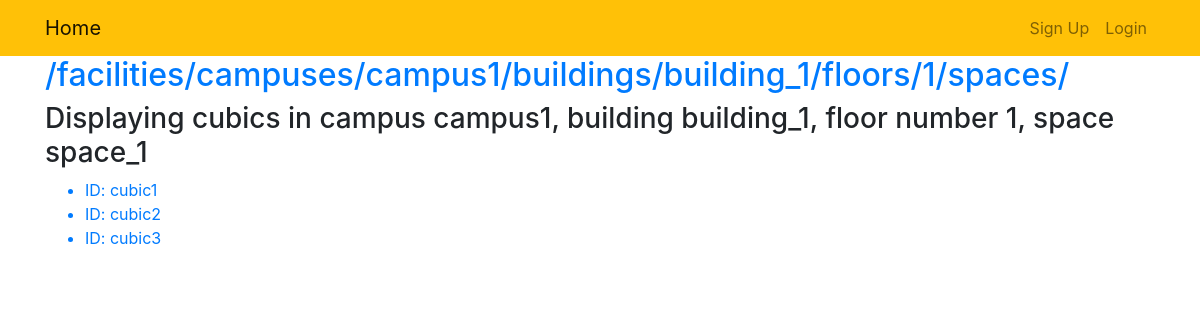
The app's page /facilities/campuses/campus1/buildings/building_1/floors/1/spaces/space_1/cubics/, older data.
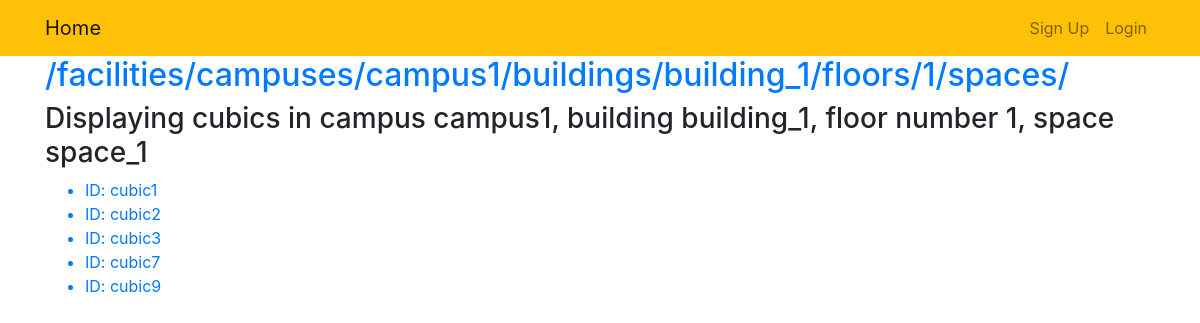
The same page, newer data.
### facilities/models.py (models this page shows, shortened)
class Cubic(models.Model):
    id = models.CharField(primary_key=True, max_length=MAX_LENGTH)
    type = models.CharField(choices=(('shared', 'shared'), ('private', 'private')), max_length=MAX_LENGTH)
    space = models.ForeignKey(Space, on_delete=models.CASCADE)
    business_group = models.ForeignKey(BusinessGroup, on_delete=models.CASCADE, null=True, blank=True)
    area = models.DecimalField(decimal_places=5, max_digits=10)

### facilities/views.py (the view)
def display_space(request, campus_id, building_id, floor_num, space_id):
    wanted_campus = get_object_or_404(Campus, id=campus_id)
    wanted_building = get_object_or_404(Building, campus=wanted_campus, id=building_id)
    wanted_floor = get_object_or_404(Floor, building=wanted_building, floor_num=int(floor_num))
    wanted_space = get_object_or_404(Space, floor=wanted_floor, id=space_id)
    cubics = Cubic.objects.filter(space=wanted_space)
    return render(request, 'facilities/cubics.html', {'items': cubics, 'campus_id': campus_id,
                                                      'building_id': building_id,
                                                      'floor_num': floor_num, 'space_id': space_id})

### facilities/templates/facilities/cubics.html
{% extends 'custom_user/base.html' %}
{% block content %}
<body>
    <h2>
        <a href="{% url 'facilities:floor_spaces' campus_id=campus_id building_id=building_id floor_num=floor_num%}">
            {% url 'facilities:floor_spaces' campus_id=campus_id building_id=building_id floor_num=floor_num%}
        </a>
    </h2>
    <h3>Displaying cubics in campus {{campus_id}}, building {{building_id}}, floor number {{floor_num}}, space {{space_id}}</h3>
        <ul>
        {% for item in items%}
            <a href="{% url 'facilities:cubic' campus_id=campus_id building_id=building_id floor_num=floor_num space_id=space_id cubic_id=item.id %}">
                  <li>
                    ID: {{ item.id }}
                  </li>
            </a>
        {% endfor %}
    </ul>
</body>
{% endblock %}

Row changes from the older to the newer data that the page shows:
added Cubic: id "cubic7"
added Cubic: id "cubic9"
